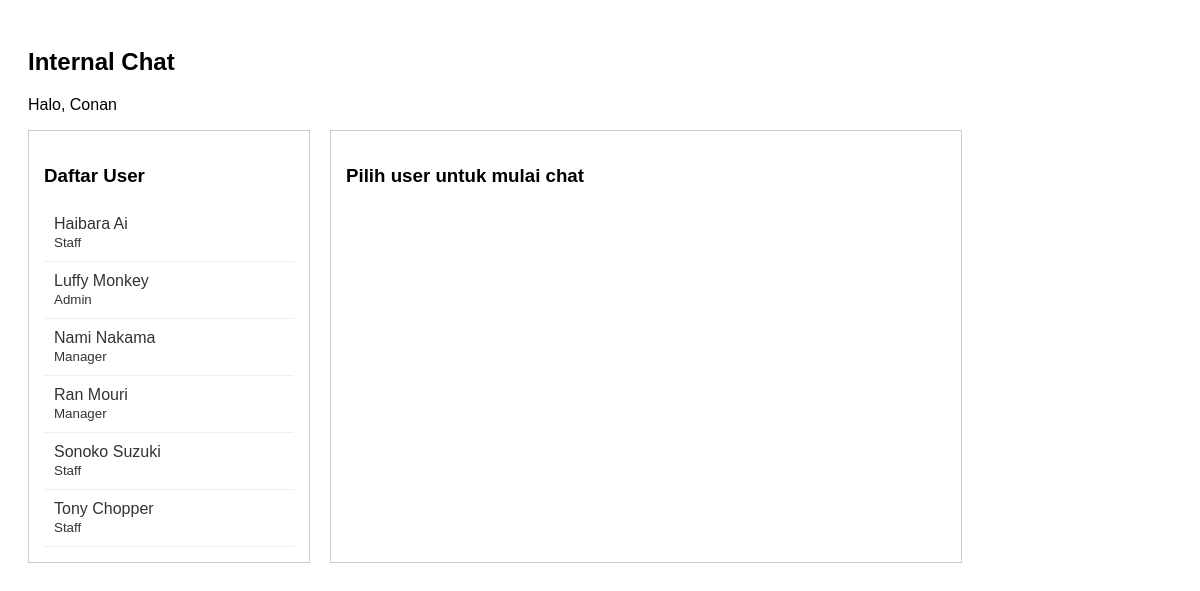
The app's page /chat.php (signed in) with its own data.
### tables this page shows
CREATE TABLE `tblemployees` (
  `emp_id` int(11) NOT NULL,
  `department` int(11) NOT NULL,
  `first_name` varchar(255) NOT NULL,
  `last_name` varchar(255) NOT NULL,
  `middle_name` varchar(255) DEFAULT NULL,
  `phone_number` varchar(20) DEFAULT NULL,
  `designation` varchar(255) DEFAULT NULL,
  `email_id` varchar(255) NOT NULL,
  `password` varchar(255) NOT NULL,
  `gender` enum('Male','Female','Other') DEFAULT NULL,
  `image_path` varchar(255) DEFAULT NULL,
  `role` varchar(50) DEFAULT NULL,
  `staff_id` varchar(20) NOT NULL,
  `is_supervisor` int(11) NOT NULL DEFAULT 0,
  `password_reset` tinyint(1) NOT NULL DEFAULT 0,
  `lock_unlock` tinyint(1) NOT NULL DEFAULT 0,
  `date_created` datetime DEFAULT current_timestamp(),
  `supervisor_id` int(11) DEFAULT NULL,
  `can_be_assigned` enum('YES','NO') NOT NULL DEFAULT 'YES',
  `image_content` mediumblob DEFAULT NULL
);

### chat.php (the view, shortened to what this page needs)
<?php
include('includes/config.php');
$currentUser = $_SESSION['sstaff_id'];
$selectedUser = isset($_GET['user']) ? $_GET['user'] : null;
$users = mysqli_query($conn, "
    SELECT staff_id, first_name, last_name, role
    FROM tblemployees
    WHERE staff_id != '$currentUser'
    ORDER BY first_name ASC
");
$messages = null;
?>
<!DOCTYPE html>
<html>
<head>
</head>
<body>
<h2>Internal Chat</h2>
<p>Halo, <?php echo $_SESSION['sfirstname']; ?></p>
<div class="chat-container">
    <div class="user-list">
        <h3>Daftar User</h3>
        <?php while($row = mysqli_fetch_assoc($users)) { ?>
            <a href="chat.php?user=<?php echo urlencode($row['staff_id']); ?>">
                <?php echo $row['first_name'] . ' ' . $row['last_name']; ?>
                <br>
                <small><?php echo $row['role']; ?></small>
            </a>
        <?php } ?>
    </div>
    <div class="chat-area">
        <?php if ($selectedUser) { ?>
            <h3>Chat</h3>
            <div class="messages">
                <?php if ($messages && mysqli_num_rows($messages) > 0) { ?>
                    <?php while($msg = mysqli_fetch_assoc($messages)) { ?>
                        <div class="message <?php echo ($msg['sender_id'] == $currentUser) ? 'me' : 'other'; ?>">
                            <strong>
                                <?php echo ($msg['sender_id'] == $currentUser) ? 'Saya' : 'Dia'; ?>
                            </strong>
                            <br>
                            <?php echo htmlspecialchars($msg['message']); ?>
                            <br>
                            <small><?php echo $msg['created_at']; ?></small>
                        </div>
                    <?php } ?>
                <?php } else { ?>
                    <p>Belum ada pesan.</p>
                <?php } ?>
            </div>
            <form method="POST" action="chat_send.php">
                <input type="hidden" name="receiver_id" value="<?php echo htmlspecialchars($selectedUser); ?>">
                <textarea name="message" placeholder="Tulis pesan..." required></textarea>
                <br><br>
                <button type="submit">Kirim</button>
            </form>
        <?php } else { ?>
            <h3>Pilih user untuk mulai chat</h3>
        <?php } ?>
    </div>
</div>
</body>
</html>

### chat.php (style rules this page uses)
body { font-family: Arial, sans-serif; padding: 20px; }
.chat-container { display: flex; gap: 20px; }
.user-list { width: 250px; border: 1px solid #ccc; padding: 15px; }
.user-list a { display: block; padding: 10px; text-decoration: none; color: #333; border-bottom: 1px solid #eee; }
.chat-area { width: 600px; border: 1px solid #ccc; padding: 15px; }

### records on screen
tblemployees: first_name "Haibara", last_name "Ai", role "Staff"
tblemployees: first_name "Luffy", last_name "Monkey", role "Admin"
tblemployees: first_name "Nami", last_name "Nakama", role "Manager"
tblemployees: first_name "Ran", last_name "Mouri", role "Manager"
tblemployees: first_name "Sonoko", last_name "Suzuki", role "Staff"
tblemployees: first_name "Tony", last_name "Chopper", role "Staff"

### other values on screen
$_SESSION['sfirstname'] "Conan"
